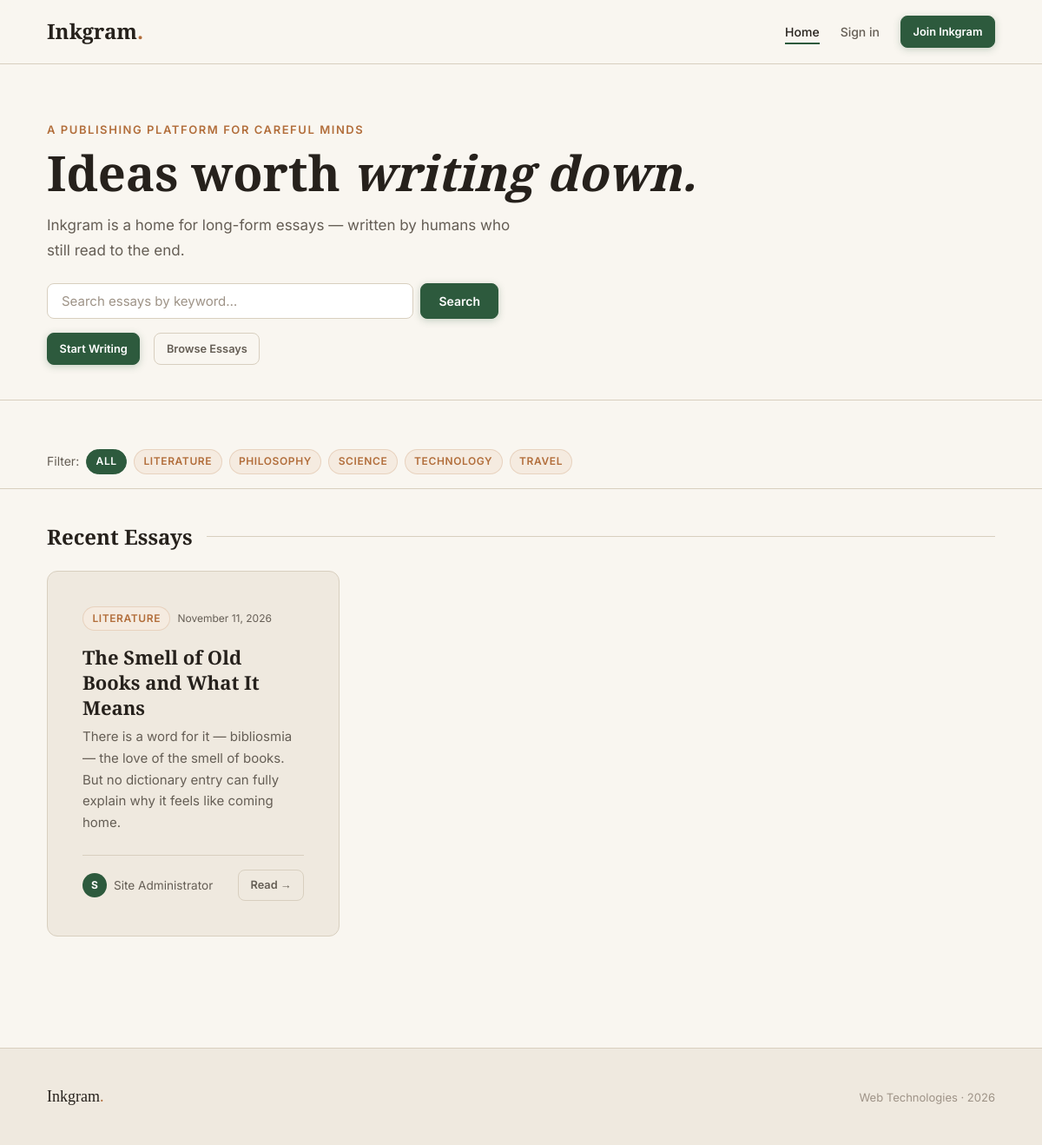
The page / on the database its author committed.
### tables this page shows
CREATE TABLE IF NOT EXISTS categories (
  id INT(11) NOT NULL AUTO_INCREMENT,
  name VARCHAR(50) NOT NULL UNIQUE,
  slug VARCHAR(50) NOT NULL UNIQUE,
  PRIMARY KEY (id)
);

CREATE TABLE IF NOT EXISTS posts (
  id INT(11) NOT NULL AUTO_INCREMENT,
  user_id INT(11) NOT NULL,
  category_id INT(11) DEFAULT NULL,
  title VARCHAR(255) NOT NULL,
  slug VARCHAR(255) NOT NULL UNIQUE,
  excerpt TEXT DEFAULT NULL,
  content LONGTEXT NOT NULL,
  created_at DATETIME NOT NULL DEFAULT CURRENT_TIMESTAMP,
  updated_at DATETIME NOT NULL DEFAULT CURRENT_TIMESTAMP ON UPDATE CURRENT_TIMESTAMP,
  PRIMARY KEY (id),
  FOREIGN KEY (user_id) REFERENCES users(id) ON DELETE CASCADE,
  FOREIGN KEY (category_id) REFERENCES categories(id) ON DELETE SET NULL
);

CREATE TABLE IF NOT EXISTS users (
  id INT(11) NOT NULL AUTO_INCREMENT,
  username VARCHAR(50) NOT NULL UNIQUE,
  password VARCHAR(255) NOT NULL,
  full_name VARCHAR(100) NOT NULL,
  role ENUM('user','admin') NOT NULL DEFAULT 'user',
  bio TEXT DEFAULT NULL,
  created_at DATETIME NOT NULL DEFAULT CURRENT_TIMESTAMP,
  PRIMARY KEY (id)
);

### config.php (called while the page is built, shortened)
<?php
function is_logged_in() { return isset($_SESSION['user_id']); }
function e($s) { return htmlspecialchars($s, ENT_QUOTES | ENT_SUBSTITUTE, 'UTF-8'); }
function fmt_date($d) { return date('F j, Y', strtotime($d)); }

### index.php (the view, shortened to what this page needs)
<?php
require_once 'config.php';
$cat  = trim($_GET['category'] ?? '');
$q    = trim($_GET['q'] ?? '');
$page = max(1, intval($_GET['page'] ?? 1));
$per_page = 10;
$offset   = ($page - 1) * $per_page;
$where_parts = [];
$bind_types  = '';
$bind_vals   = [];
$where_sql = $where_parts ? 'WHERE ' . implode(' AND ', $where_parts) : '';
$fetch_sql = "SELECT p.title, p.slug, p.excerpt, p.created_at, u.full_name, c.name AS cat
              FROM posts p
              JOIN users u ON u.id=p.user_id
              LEFT JOIN categories c ON c.id=p.category_id
              $where_sql
              ORDER BY p.created_at DESC
              LIMIT ? OFFSET ?";
$st = $conn->prepare($fetch_sql);
$page_types = $bind_types . 'ii';
$page_vals  = array_merge($bind_vals, [$per_page, $offset]);
$st->bind_param($page_types, ...$page_vals);
$st->execute();
$posts = $st->get_result()->fetch_all(MYSQLI_ASSOC);
$cats = $conn->query("SELECT name FROM categories ORDER BY name")->fetch_all(MYSQLI_ASSOC);
require 'header.php';
?>
<section class="page-hero"><div class="container">
  <p class="page-hero__eyebrow">A Publishing Platform for Careful Minds</p>
  <h1 class="page-hero__title">Ideas worth <em>writing down.</em></h1>
  <p class="page-hero__subtitle">Inkgram is a home for long-form essays — written by humans who still read to the end.</p>
  <form method="GET" action="index.php" class="d-flex gap-sm mt-lg" style="max-width:520px;flex-wrap:wrap">
    <input type="text" name="q" value="<?= e($q) ?>" placeholder="Search essays by keyword…" style="flex:1;min-width:220px">
    <button type="submit" class="btn btn-primary">Search</button>
  </form>
  <?php if(!is_logged_in()): ?>
    <div class="d-flex gap-md mt-md">
      <a href="register.php" class="btn btn-primary btn-sm">Start Writing</a>
      <a href="#posts" class="btn btn-ghost btn-sm">Browse Essays</a>
    </div>
  <?php else: ?>
    <a href="create_post.php" class="btn btn-primary btn-sm mt-md">+ Write New Essay</a>
  <?php endif; ?>
</div></section>
<?php if($cats): ?>
<div style="padding:1rem 0;border-bottom:1px solid var(--clr-border);margin-bottom:2.5rem;">
  <div class="container"><div class="d-flex gap-sm align-center" style="flex-wrap:wrap">
    <span class="text-muted text-sm">Filter:</span>
    <a href="index.php" class="tag" style="<?= !$cat?'background:var(--clr-accent);color:#fff;border-color:var(--clr-accent)':'' ?>">All</a>
    <?php foreach($cats as $c): ?>
      <a href="?category=<?= urlencode($c['name']) ?>" class="tag" style="<?= $cat===$c['name']?'background:var(--clr-accent);color:#fff;border-color:var(--clr-accent)':'' ?>"><?= e($c['name']) ?></a>
    <?php endforeach; ?>
  </div></div>
</div>
<?php endif; ?>
<section id="posts" style="padding-bottom:4rem"><div class="container">
  <h2 class="section-title">
    <?php
      if($q && $cat) echo 'Essays matching &ldquo;'.e($q).'&rdquo; in &ldquo;'.e($cat).'&rdquo;';
      elseif($q) echo 'Essays matching &ldquo;'.e($q).'&rdquo;';
      elseif($cat) echo 'Essays in &ldquo;'.e($cat).'&rdquo;';
      else echo 'Recent Essays';
    ?>
  </h2>
  <?php if(!$posts): ?>
    <div class="empty-state">
      <div class="empty-state__icon">✒</div>
      <p class="empty-state__title">No essays here yet.</p>
      <a href="register.php" class="btn btn-primary mt-md">Start Writing</a>
    </div>
  <?php else: ?>
    <div class="post-grid">
      <?php foreach($posts as $p): ?>
        <article class="post-card">
          <div class="post-card__meta">
            <?php if($p['cat']): ?><span class="tag"><?= e($p['cat']) ?></span><?php endif; ?>
            <span class="text-muted text-xs"><?= fmt_date($p['created_at']) ?></span>
          </div>
          <h2 class="post-card__title"><a href="view_post.php?slug=<?= urlencode($p['slug']) ?>"><?= e($p['title']) ?></a></h2>
          <p class="post-card__excerpt"><?= e(mb_strimwidth($p['excerpt']??'',0,160,'…')) ?></p>
          <div class="post-card__footer">
            <div class="author-chip">
              <div class="author-chip__avatar"><?= strtoupper($p['full_name'][0]) ?></div>
              <span><?= e($p['full_name']) ?></span>
            </div>
            <a href="view_post.php?slug=<?= urlencode($p['slug']) ?>" class="btn btn-ghost btn-sm">Read →</a>
          </div>
        </article>
      <?php endforeach; ?>
    </div>
  <?php endif; ?>
</div></section>
<?php require 'footer.php'; ?>

### rows shown on the page
categories: name "LITERATURE"
categories: name "PHILOSOPHY"
categories: name "SCIENCE"
categories: name "TECHNOLOGY"
categories: name "TRAVEL"
posts: category.name "LITERATURE", created_at "November 11, 2026", title "The Smell of Old Books and What It Means", excerpt "There is a word for it — bibliosmia — the love of the smell of books. But no dictionary entry can fully explain why it feels like coming home.", user.full_name "S", user.full_name "Site Administrator"
